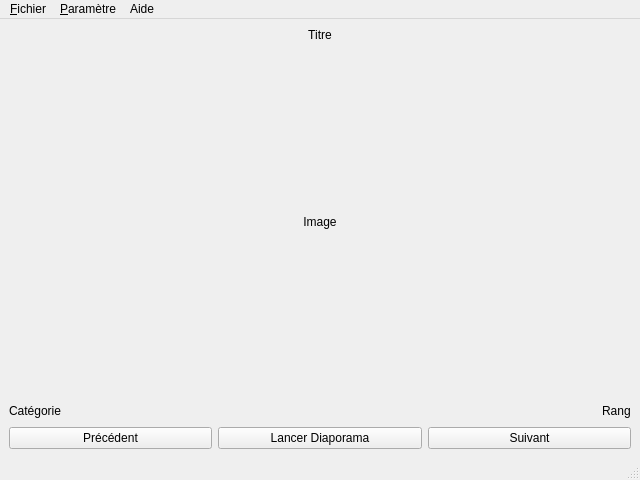
<?xml version="1.0" encoding="UTF-8"?>
<ui version="4.0">
 <class>LecteurVue</class>
 <widget class="QMainWindow" name="LecteurVue">
  <property name="geometry">
   <rect>
    <x>0</x>
    <y>0</y>
    <width>640</width>
    <height>480</height>
   </rect>
  </property>
  <property name="windowTitle">
   <string>Mon Application</string>
  </property>
  <widget class="QWidget" name="centralwidget">
   <layout class="QVBoxLayout" name="verticalLayout">
    <item>
     <widget class="QLabel" name="titre">
      <property name="text">
       <string>Titre</string>
      </property>
      <property name="alignment">
       <set>Qt::AlignHCenter</set>
      </property>
     </widget>
    </item>
    <item>
     <widget class="QLabel" name="image">
      <property name="enabled">
       <bool>true</bool>
      </property>
      <property name="sizePolicy">
       <sizepolicy hsizetype="Ignored" vsizetype="Ignored">
        <horstretch>0</horstretch>
        <verstretch>1</verstretch>
       </sizepolicy>
      </property>
      <property name="text">
       <string>Image</string>
      </property>
      <property name="scaledContents">
       <bool>true</bool>
      </property>
      <property name="alignment">
       <set>Qt::AlignCenter</set>
      </property>
     </widget>
    </item>
    <item>
     <layout class="QHBoxLayout" name="horizontalLayout_2">
      <item>
       <widget class="QLabel" name="categorie">
        <property name="text">
         <string>Catégorie</string>
        </property>
       </widget>
      </item>
      <item>
       <spacer name="horizontalSpacer">
        <property name="orientation">
         <enum>Qt::Horizontal</enum>
        </property>
        <property name="sizeHint" stdset="0">
         <size>
          <width>0</width>
          <height>20</height>
         </size>
        </property>
       </spacer>
      </item>
      <item>
       <widget class="QLabel" name="rang">
        <property name="text">
         <string>Rang</string>
        </property>
       </widget>
      </item>
     </layout>
    </item>
    <item>
     <layout class="QHBoxLayout" name="horizontalLayout">
      <item>
       <widget class="QPushButton" name="precedent">
        <property name="text">
         <string>Précédent</string>
        </property>
       </widget>
      </item>
      <item>
       <widget class="QPushButton" name="lancer_diaporama">
        <property name="text">
         <string>Lancer Diaporama</string>
        </property>
       </widget>
      </item>
      <item>
       <widget class="QPushButton" name="suivant">
        <property name="text">
         <string>Suivant</string>
        </property>
       </widget>
      </item>
     </layout>
    </item>
   </layout>
  </widget>
  <widget class="QMenuBar" name="menubar">
   <property name="geometry">
    <rect>
     <x>0</x>
     <y>0</y>
     <width>640</width>
     <height>36</height>
    </rect>
   </property>
   <widget class="QMenu" name="menu_Fichier">
    <property name="title">
     <string>&amp;Fichier</string>
    </property>
    <addaction name="actionSortir"/>
   </widget>
   <widget class="QMenu" name="menuParam_tre">
    <property name="title">
     <string>&amp;Paramètre</string>
    </property>
    <addaction name="actionChanger_diaporama"/>
    <addaction name="actionEnlever_diaporama"/>
    <addaction name="actionVitesse"/>
   </widget>
   <widget class="QMenu" name="menuAide">
    <property name="title">
     <string>Aide</string>
    </property>
    <addaction name="action_propos_de"/>
   </widget>
   <addaction name="menu_Fichier"/>
   <addaction name="menuParam_tre"/>
   <addaction name="menuAide"/>
  </widget>
  <widget class="QStatusBar" name="statusbar"/>
  <action name="action_quitter">
   <property name="text">
    <string>Sortir</string>
   </property>
   <property name="shortcut">
    <string>Ctrl+Q</string>
   </property>
  </action>
  <action name="action_changer_diaporama">
   <property name="text">
    <string>Changer diaporama</string>
   </property>
   <property name="shortcut">
    <string>Ctrl+R</string>
   </property>
  </action>
  <action name="action_enlever_diaporama">
   <property name="text">
    <string>Enlever diaporama</string>
   </property>
   <property name="shortcut">
    <string>Ctrl+D</string>
   </property>
  </action>
  <action name="action_vitesse_defilement">
   <property name="text">
    <string>Vitesse de défilement</string>
   </property>
   <property name="shortcut">
    <string>Ctrl+V</string>
   </property>
  </action>
  <action name="actionSortir">
   <property name="text">
    <string>Sortir</string>
   </property>
   <property name="shortcut">
    <string>Ctrl+Q</string>
   </property>
  </action>
  <action name="actionChanger_diaporama">
   <property name="text">
    <string>Changer diaporama</string>
   </property>
   <property name="shortcut">
    <string>Ctrl+R</string>
   </property>
  </action>
  <action name="actionEnlever_diaporama">
   <property name="text">
    <string>Enlever diaporama</string>
   </property>
   <property name="shortcut">
    <string>Ctrl+D</string>
   </property>
  </action>
  <action name="actionToutes_les_2_secondes">
   <property name="text">
    <string>Toutes les 2 secondes</string>
   </property>
   <property name="shortcut">
    <string>Ctrl+V</string>
   </property>
  </action>
  <action name="action_propos_de">
   <property name="text">
    <string>À propos de...</string>
   </property>
   <property name="shortcut">
    <string>Ctrl+H</string>
   </property>
  </action>
  <action name="actionVitesse">
   <property name="text">
    <string>Vitesse</string>
   </property>
  </action>
 </widget>
 <resources/>
 <connections/>
</ui>
